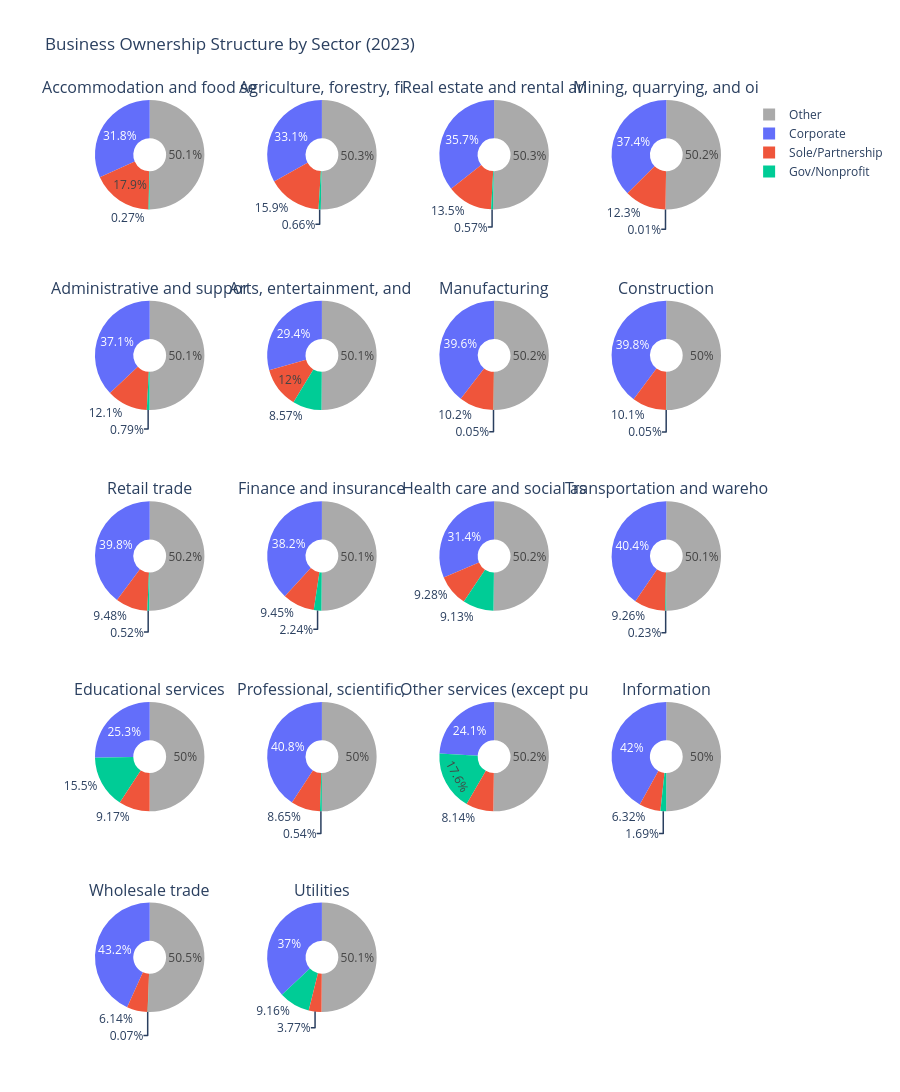

The notebook cell saved with this chart:
### Code cell
q4['other_share'] = 100 - q4['corp_share'] - q4['sole_share'] - q4['gov_np_share']

q4['sector_short'] = q4['sector_label'].str[:25]

from plotly.subplots import make_subplots
import plotly.graph_objects as go

n = len(q4)
cols = 4
rows = (n + cols - 1) // cols

specs = [[{'type': 'pie'} for _ in range(cols)] for _ in range(rows)]
fig = make_subplots(
    rows=rows, cols=cols,
    subplot_titles=q4['sector_short'].tolist(),
    specs=specs
)

colors = ['#636EFA', '#EF553B', '#00CC96', '#AAAAAA'] 
labels = ['Corporate', 'Sole/Partnership', 'Gov/Nonprofit', 'Other']

for i, row_data in q4.iterrows():
    r = i // cols + 1
    c = i % cols + 1
    values = [
        row_data['corp_share'],
        row_data['sole_share'],
        row_data['gov_np_share'],
        row_data['other_share']
    ]
    fig.add_trace(
        go.Pie(
            labels=labels,
            values=values,
            name=row_data['sector_short'],
            showlegend=(i == 0),
            marker=dict(colors=colors),
            textinfo='percent',
            hole=0.3 
        ),
        row=r, col=c
    )

fig.update_layout(
    title='Business Ownership Structure by Sector (2023)',
    height=300 * rows,
    plot_bgcolor='white'
)

fig.show()

### Figure 1 — Plotly figure (JSON) as saved in the notebook; plotly's stock layout.template omitted (floating-point values rounded to 4 significant figures)
{"data": [{"domain": {"x": [0, 0.2125], "y": [0.88, 1]}, "hole": 0.3, "labels": ["Corporate", "Sole/Partnership", "Gov/Nonprofit", "Other"], "marker": {"colors": ["#636EFA", "#EF553B", "#00CC96", "#AAAAAA"]}, "name": "Accommodation and food se", "showlegend": true, "textinfo": "percent", "type": "pie", "values": [31.78, 17.88, 0.27, 50.07]}, {"domain": {"x": [0.2625, 0.475], "y": [0.88, 1]}, "hole": 0.3, "labels": ["Corporate", "Sole/Partnership", "Gov/Nonprofit", "Other"], "marker": {"colors": ["#636EFA", "#EF553B", "#00CC96", "#AAAAAA"]}, "name": "Agriculture, forestry, fi", "showlegend": false, "textinfo": "percent", "type": "pie", "values": [33.13, 15.89, 0.66, 50.32]}, {"domain": {"x": [0.525, 0.7375], "y": [0.88, 1]}, "hole": 0.3, "labels": ["Corporate", "Sole/Partnership", "Gov/Nonprofit", "Other"], "marker": {"colors": ["#636EFA", "#EF553B", "#00CC96", "#AAAAAA"]}, "name": "Real estate and rental an", "showlegend": false, "textinfo": "percent", "type": "pie", "values": [35.65, 13.48, 0.57, 50.3]}, {"domain": {"x": [0.7875, 1], "y": [0.88, 1]}, "hole": 0.3, "labels": ["Corporate", "Sole/Partnership", "Gov/Nonprofit", "Other"], "marker": {"colors": ["#636EFA", "#EF553B", "#00CC96", "#AAAAAA"]}, "name": "Mining, quarrying, and oi", "showlegend": false, "textinfo": "percent", "type": "pie", "values": [37.44, 12.32, 0.01, 50.23]}, {"domain": {"x": [0, 0.2125], "y": [0.66, 0.78]}, "hole": 0.3, "labels": ["Corporate", "Sole/Partnership", "Gov/Nonprofit", "Other"], "marker": {"colors": ["#636EFA", "#EF553B", "#00CC96", "#AAAAAA"]}, "name": "Administrative and suppor", "showlegend": false, "textinfo": "percent", "type": "pie", "values": [37.09, 12.06, 0.79, 50.06]}, {"domain": {"x": [0.2625, 0.475], "y": [0.66, 0.78]}, "hole": 0.3, "labels": ["Corporate", "Sole/Partnership", "Gov/Nonprofit", "Other"], "marker": {"colors": ["#636EFA", "#EF553B", "#00CC96", "#AAAAAA"]}, "name": "Arts, entertainment, and ", "showlegend": false, "textinfo": "percent", "type": "pie", "values": [29.36, 11.96, 8.57, 50.11]}, {"domain": {"x": [0.525, 0.7375], "y": [0.66, 0.78]}, "hole": 0.3, "labels": ["Corporate", "Sole/Partnership", "Gov/Nonprofit", "Other"], "marker": {"colors": ["#636EFA", "#EF553B", "#00CC96", "#AAAAAA"]}, "name": "Manufacturing", "showlegend": false, "textinfo": "percent", "type": "pie", "values": [39.57, 10.23, 0.05, 50.15]}, {"domain": {"x": [0.7875, 1], "y": [0.66, 0.78]}, "hole": 0.3, "labels": ["Corporate", "Sole/Partnership", "Gov/Nonprofit", "Other"], "marker": {"colors": ["#636EFA", "#EF553B", "#00CC96", "#AAAAAA"]}, "name": "Construction", "showlegend": false, "textinfo": "percent", "type": "pie", "values": [39.82, 10.12, 0.05, 50.01]}, {"domain": {"x": [0, 0.2125], "y": [0.44, 0.56]}, "hole": 0.3, "labels": ["Corporate", "Sole/Partnership", "Gov/Nonprofit", "Other"], "marker": {"colors": ["#636EFA", "#EF553B", "#00CC96", "#AAAAAA"]}, "name": "Retail trade", "showlegend": false, "textinfo": "percent", "type": "pie", "values": [39.82, 9.48, 0.52, 50.18]}, {"domain": {"x": [0.2625, 0.475], "y": [0.44, 0.56]}, "hole": 0.3, "labels": ["Corporate", "Sole/Partnership", "Gov/Nonprofit", "Other"], "marker": {"colors": ["#636EFA", "#EF553B", "#00CC96", "#AAAAAA"]}, "name": "Finance and insurance", "showlegend": false, "textinfo": "percent", "type": "pie", "values": [38.17, 9.45, 2.24, 50.14]}, {"domain": {"x": [0.525, 0.7375], "y": [0.44, 0.56]}, "hole": 0.3, "labels": ["Corporate", "Sole/Partnership", "Gov/Nonprofit", "Other"], "marker": {"colors": ["#636EFA", "#EF553B", "#00CC96", "#AAAAAA"]}, "name": "Health care and social as", "showlegend": false, "textinfo": "percent", "type": "pie", "values": [31.41, 9.28, 9.13, 50.18]}, {"domain": {"x": [0.7875, 1], "y": [0.44, 0.56]}, "hole": 0.3, "labels": ["Corporate", "Sole/Partnership", "Gov/Nonprofit", "Other"], "marker": {"colors": ["#636EFA", "#EF553B", "#00CC96", "#AAAAAA"]}, "name": "Transportation and wareho", "showlegend": false, "textinfo": "percent", "type": "pie", "values": [40.44, 9.26, 0.23, 50.07]}, {"domain": {"x": [0, 0.2125], "y": [0.22, 0.34]}, "hole": 0.3, "labels": ["Corporate", "Sole/Partnership", "Gov/Nonprofit", "Other"], "marker": {"colors": ["#636EFA", "#EF553B", "#00CC96", "#AAAAAA"]}, "name": "Educational services", "showlegend": false, "textinfo": "percent", "type": "pie", "values": [25.34, 9.17, 15.47, 50.02]}, {"domain": {"x": [0.2625, 0.475], "y": [0.22, 0.34]}, "hole": 0.3, "labels": ["Corporate", "Sole/Partnership", "Gov/Nonprofit", "Other"], "marker": {"colors": ["#636EFA", "#EF553B", "#00CC96", "#AAAAAA"]}, "name": "Professional, scientific,", "showlegend": false, "textinfo": "percent", "type": "pie", "values": [40.79, 8.65, 0.54, 50.02]}, {"domain": {"x": [0.525, 0.7375], "y": [0.22, 0.34]}, "hole": 0.3, "labels": ["Corporate", "Sole/Partnership", "Gov/Nonprofit", "Other"], "marker": {"colors": ["#636EFA", "#EF553B", "#00CC96", "#AAAAAA"]}, "name": "Other services (except pu", "showlegend": false, "textinfo": "percent", "type": "pie", "values": [24.05, 8.14, 17.58, 50.23]}, {"domain": {"x": [0.7875, 1], "y": [0.22, 0.34]}, "hole": 0.3, "labels": ["Corporate", "Sole/Partnership", "Gov/Nonprofit", "Other"], "marker": {"colors": ["#636EFA", "#EF553B", "#00CC96", "#AAAAAA"]}, "name": "Information", "showlegend": false, "textinfo": "percent", "type": "pie", "values": [41.95, 6.32, 1.69, 50.04]}, {"domain": {"x": [0, 0.2125], "y": [0, 0.12]}, "hole": 0.3, "labels": ["Corporate", "Sole/Partnership", "Gov/Nonprofit", "Other"], "marker": {"colors": ["#636EFA", "#EF553B", "#00CC96", "#AAAAAA"]}, "name": "Wholesale trade", "showlegend": false, "textinfo": "percent", "type": "pie", "values": [43.24, 6.14, 0.07, 50.55]}, {"domain": {"x": [0.2625, 0.475], "y": [0, 0.12]}, "hole": 0.3, "labels": ["Corporate", "Sole/Partnership", "Gov/Nonprofit", "Other"], "marker": {"colors": ["#636EFA", "#EF553B", "#00CC96", "#AAAAAA"]}, "name": "Utilities", "showlegend": false, "textinfo": "percent", "type": "pie", "values": [36.96, 3.77, 9.16, 50.11]}], "layout": {"annotations": [{"font": {"size": 16}, "showarrow": false, "text": "Accommodation and food se", "x": 0.1062, "xanchor": "center", "xref": "paper", "y": 1, "yanchor": "bottom", "yref": "paper"}, {"font": {"size": 16}, "showarrow": false, "text": "Agriculture, forestry, fi", "x": 0.3688, "xanchor": "center", "xref": "paper", "y": 1, "yanchor": "bottom", "yref": "paper"}, {"font": {"size": 16}, "showarrow": false, "text": "Real estate and rental an", "x": 0.6313, "xanchor": "center", "xref": "paper", "y": 1, "yanchor": "bottom", "yref": "paper"}, {"font": {"size": 16}, "showarrow": false, "text": "Mining, quarrying, and oi", "x": 0.8938, "xanchor": "center", "xref": "paper", "y": 1, "yanchor": "bottom", "yref": "paper"}, {"font": {"size": 16}, "showarrow": false, "text": "Administrative and suppor", "x": 0.1062, "xanchor": "center", "xref": "paper", "y": 0.78, "yanchor": "bottom", "yref": "paper"}, {"font": {"size": 16}, "showarrow": false, "text": "Arts, entertainment, and ", "x": 0.3688, "xanchor": "center", "xref": "paper", "y": 0.78, "yanchor": "bottom", "yref": "paper"}, {"font": {"size": 16}, "showarrow": false, "text": "Manufacturing", "x": 0.6313, "xanchor": "center", "xref": "paper", "y": 0.78, "yanchor": "bottom", "yref": "paper"}, {"font": {"size": 16}, "showarrow": false, "text": "Construction", "x": 0.8938, "xanchor": "center", "xref": "paper", "y": 0.78, "yanchor": "bottom", "yref": "paper"}, {"font": {"size": 16}, "showarrow": false, "text": "Retail trade", "x": 0.1062, "xanchor": "center", "xref": "paper", "y": 0.56, "yanchor": "bottom", "yref": "paper"}, {"font": {"size": 16}, "showarrow": false, "text": "Finance and insurance", "x": 0.3688, "xanchor": "center", "xref": "paper", "y": 0.56, "yanchor": "bottom", "yref": "paper"}, {"font": {"size": 16}, "showarrow": false, "text": "Health care and social as", "x": 0.6313, "xanchor": "center", "xref": "paper", "y": 0.56, "yanchor": "bottom", "yref": "paper"}, {"font": {"size": 16}, "showarrow": false, "text": "Transportation and wareho", "x": 0.8938, "xanchor": "center", "xref": "paper", "y": 0.56, "yanchor": "bottom", "yref": "paper"}, {"font": {"size": 16}, "showarrow": false, "text": "Educational services", "x": 0.1062, "xanchor": "center", "xref": "paper", "y": 0.34, "yanchor": "bottom", "yref": "paper"}, {"font": {"size": 16}, "showarrow": false, "text": "Professional, scientific,", "x": 0.3688, "xanchor": "center", "xref": "paper", "y": 0.34, "yanchor": "bottom", "yref": "paper"}, {"font": {"size": 16}, "showarrow": false, "text": "Other services (except pu", "x": 0.6313, "xanchor": "center", "xref": "paper", "y": 0.34, "yanchor": "bottom", "yref": "paper"}, {"font": {"size": 16}, "showarrow": false, "text": "Information", "x": 0.8938, "xanchor": "center", "xref": "paper", "y": 0.34, "yanchor": "bottom", "yref": "paper"}, {"font": {"size": 16}, "showarrow": false, "text": "Wholesale trade", "x": 0.1062, "xanchor": "center", "xref": "paper", "y": 0.12, "yanchor": "bottom", "yref": "paper"}, {"font": {"size": 16}, "showarrow": false, "text": "Utilities", "x": 0.3688, "xanchor": "center", "xref": "paper", "y": 0.12, "yanchor": "bottom", "yref": "paper"}], "height": 1500, "plot_bgcolor": "white", "title": {"text": "Business Ownership Structure by Sector (2023)"}}}
